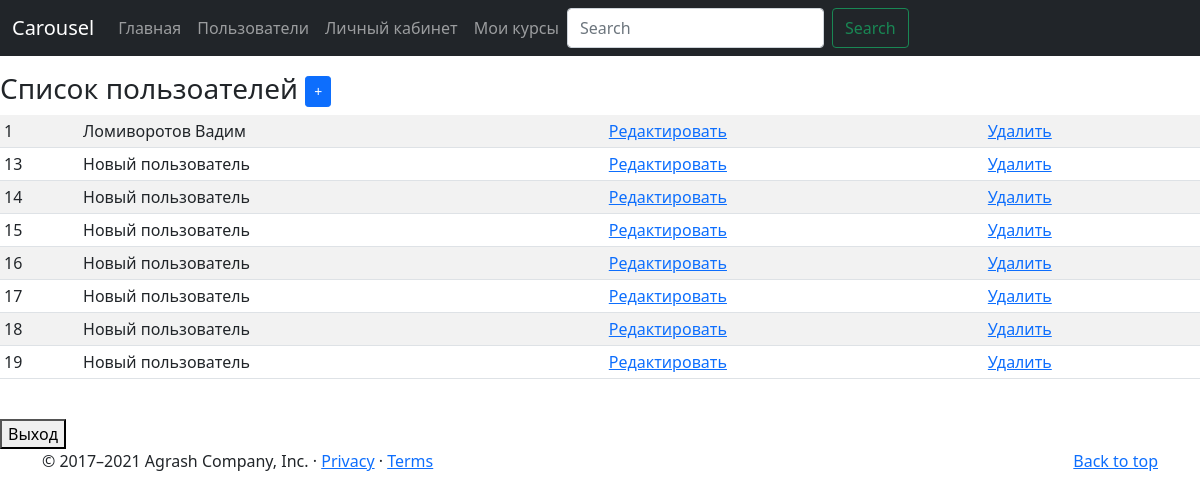
The page /?module=users (signed in) on the database its author committed.
### tables this page shows
CREATE TABLE `settings` (
  `id` int NOT NULL,
  `del` int NOT NULL DEFAULT '0',
  `name` varchar(50) NOT NULL,
  `val` varchar(100) NOT NULL
);

CREATE TABLE `modules` (
  `id` int NOT NULL,
  `del` int NOT NULL DEFAULT '0',
  `alias` varchar(20) NOT NULL,
  `file_name` varchar(40) NOT NULL,
  `class_name` varchar(40) NOT NULL,
  `header` varchar(50) NOT NULL
);

CREATE TABLE `users` (
  `id` int NOT NULL,
  `del` int NOT NULL DEFAULT '0',
  `name` varchar(40) NOT NULL,
  `position` varchar(40) DEFAULT NULL,
  `date` date DEFAULT NULL,
  `login` varchar(40) NOT NULL,
  `passw` varchar(40) NOT NULL,
  `e_mail` varchar(30) DEFAULT NULL,
  `group_id` int DEFAULT NULL,
  `user_img` varchar(60) DEFAULT 'img/default.jpg'
);

### model/Tmodules.php (called while the page is built, shortened)
<?php
class Tmodules extends TbaseModel
{
    function __construct($con)
    {
        $this->tblname="modules";
    }
    function execute()
    {
        $module = new $this->resource["class_name"]($this->dbcon);
        $module->execute();
        return $module->getContent();
    }
}

### index.php (called while the page is built, shortened)
<?php
include("model/TbaseModel.php");
include("model/Tusers.php");
include("model/Tmodules.php");
include("model/Tsettings.php");
include("model/Tmenu.php");
include("object/controller.php");
include("object/Ttable.php");
new Ccontroller;

### model/TbaseModel.php (called while the page is built, shortened)
<?php
class TbaseModel
{
    protected $dbcon;
    protected $tblname;
    protected $resource;
    function __construct($con)
    {
        $this->dbcon = $con;
    }
    function select($itemid)
    {
        $requst = $this->dbcon->prepare("select * from `".$this->tblname."` where `del` = 0 and `id` = :id");
        $requst->execute(array("id"=>$itemid));
        if ($this->resource = $requst->fetch() )
        {
            return 1;
        }
        return 0;
    }
    function selectBy($values){
        $ssql="";
        foreach ($values as $key => $value ){
            $ssql.=" and `$key`=:$key";
        }
        $requst = $this->dbcon->prepare("select * from `".$this->tblname."` where `del` = 0  $ssql");
        $requst->execute($values);
        if ($this->resource = $requst->fetch())
        {
            return 1;
        }
        return 0;
    }
    function getInfo($filedName)
    {
        return $this->resource[$filedName];
    }
    function getListBy($values=[])
    {
        $ssql="";
        $request = $this->dbcon->prepare("select `id` from `".$this->tblname."` where `del` = 0  $ssql");
        $request->execute($values);
        return $request->fetchAll();
    }
}

### model/Tusers.php (called while the page is built, shortened)
<?php
class Tusers extends TbaseModel
{
    function __construct($con)
    {
        $this->tblname="users";
    }
}

### modules/MBaseModule.php (called while the page is built, shortened)
<?php
    class MBaseModule {
        function __construct($con){
            $this->dbcon = $con;
        }
    }

### model/Tsettings.php (called while the page is built, shortened)
<?php
class Tsettings extends TbaseModel
{
    function __construct($con)
    {
        $this->tblname="settings";
    }
    function load()
    {
        $setList = $this->getListBy();
        foreach ($setList as $key => $item)
        {
            $sets[$this->resource["name"]]=$this->resource["val"];
        }
        return $sets;
    }
}

### object/Ttable.php (the view, shortened to what this page needs)
<?php
class Ttable
{
    private $header;
    private $rows;
    private $currentrow;
    private $rowcount;
    function clear()
    {
        $this->header=[];
        $this->rows=[];
        $this->currentrow="";
        $this->rowcount=0;
    }
    function addparams($param)
    {
        $this->param.= $param;
    }
    function startrow($header=0)
    {
        if ($header){
            $this->header=array("param"=>"", "cells"=>[]);
            $this->currentrow="header";
        }
        else{
            $this->currentrow="";
            $this->rows[$this->rowcount]=array("param"=>"", "cells"=>[]);
        }
    }
    function addcell($cell)
    {
        if ($this->currentrow == 'header')
        {
            $this->header['cells'][]=$cell;
        }
        else
        {
            $this->rows[$this->rowcount]['cells'][]=$cell;
        }
    }
    function finishrow()
    {
        $this->rowcount++;
    }
    function out()
    {
        $res="<table ".$this->param.">";
        if ($this->header){
                $res.="<th ".$this->header['param'].">";
                for ($f=0; $f<count($this->header['cells']); $f++){
                    $res.="<td>".$this->header['cells'][$f]."</td>";
                }
                $res.="</th>";
        }
        else{
            for ($i=0; $i<$this->rowcount; $i++){
                $res.="<tr ".$this->rows[$this->$i]['param'].">";
                for ($f=0; $f<count($this->rows[$i]['cells']); $f++){
                    $res.="<td>".$this->rows[$i]['cells'][$f]."</td>";
                    }
                $res.="</tr>";
                }
        }
        $res.="</table>";
        return $res;
    }
}

### model/Tmenu.php (shortened to what this page needs)
<?php
class Tmenu
{
    protected $dbcon;
    function __construct($con){
        $this->dbcon = $con;
    }
    function make(){
        $moduleobj = new Tmodules($this->dbcon);
        $moduleList = $moduleobj->getListBy();
        $menu = "";
        $userobj = new Tusers($this->dbcon);
        $userobj->select($_SESSION['userid']);
        $position = $userobj->getInfo('position');
        foreach ($moduleList as $key => $item) {
            $moduleobj->select($item["id"]);
            if($position != 'Admin' && $moduleobj->getInfo("header") == 'Пользователи') {
            }else {
                $menu.="
                <li class=\"naw-item\">
                    <a class=\"nav-link\" aria-current=\"page\" href=\"?module=".$moduleobj->getInfo("alias")."\">".$moduleobj->getInfo("header")."</a>
                </li>
        ";
            }
    }
    return $menu;
    }
 }

### rows shown on the page
settings: modules.header "Главная"
settings: modules.header "Пользователи"
modules: header "Личный кабинет"
modules: header "Мои курсы"
users: id "1", name "Ломиворотов Вадим"
users: id "13", name "Новый пользователь"
users: id "14", name "Новый пользователь"
users: id "15", name "Новый пользователь"
users: id "16", name "Новый пользователь"
users: id "17", name "Новый пользователь"
users: id "18", name "Новый пользователь"
users: id "19", name "Новый пользователь"

### other values the page prints
$this->rows[$i]['cells'][$f] "Редактировать"
$this->rows[$i]['cells'][$f] "Удалить"
